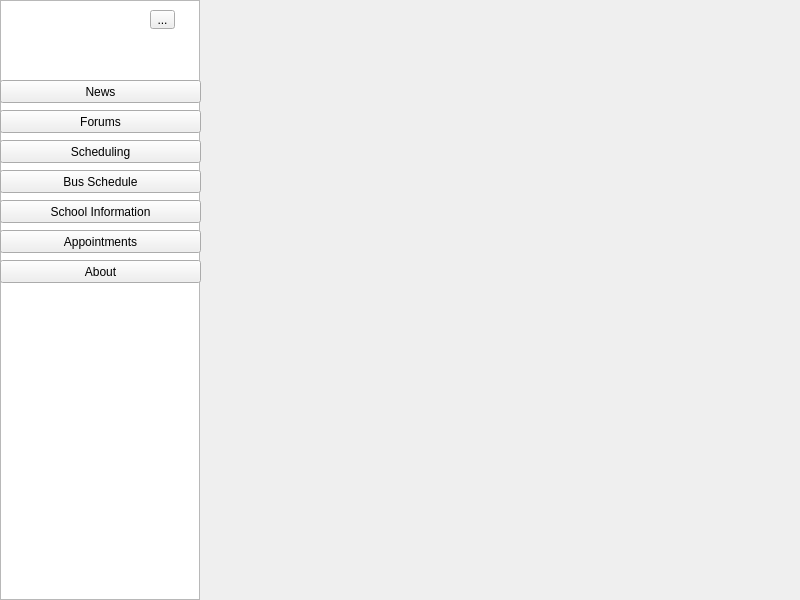
<?xml version="1.0" encoding="UTF-8"?>
<ui version="4.0">
 <class>HomeScreen</class>
 <widget class="QWidget" name="HomeScreen">
  <property name="geometry">
   <rect>
    <x>0</x>
    <y>0</y>
    <width>800</width>
    <height>600</height>
   </rect>
  </property>
  <property name="sizePolicy">
   <sizepolicy hsizetype="Fixed" vsizetype="Fixed">
    <horstretch>0</horstretch>
    <verstretch>0</verstretch>
   </sizepolicy>
  </property>
  <property name="minimumSize">
   <size>
    <width>0</width>
    <height>0</height>
   </size>
  </property>
  <property name="windowTitle">
   <string>Form</string>
  </property>
  <widget class="QStackedWidget" name="stackedWidget">
   <property name="geometry">
    <rect>
     <x>200</x>
     <y>0</y>
     <width>600</width>
     <height>600</height>
    </rect>
   </property>
   <property name="sizePolicy">
    <sizepolicy hsizetype="Fixed" vsizetype="Fixed">
     <horstretch>0</horstretch>
     <verstretch>0</verstretch>
    </sizepolicy>
   </property>
   <property name="currentIndex">
    <number>1</number>
   </property>
   <widget class="QWidget" name="News">
    <property name="sizePolicy">
     <sizepolicy hsizetype="Fixed" vsizetype="Fixed">
      <horstretch>0</horstretch>
      <verstretch>0</verstretch>
     </sizepolicy>
    </property>
    <widget class="QGraphicsView" name="NewsDisplay">
     <property name="geometry">
      <rect>
       <x>70</x>
       <y>160</y>
       <width>256</width>
       <height>192</height>
      </rect>
     </property>
    </widget>
   </widget>
   <widget class="QWidget" name="Forums">
    <property name="sizePolicy">
     <sizepolicy hsizetype="Fixed" vsizetype="Fixed">
      <horstretch>0</horstretch>
      <verstretch>0</verstretch>
     </sizepolicy>
    </property>
   </widget>
   <widget class="QWidget" name="Schedule">
    <property name="sizePolicy">
     <sizepolicy hsizetype="Fixed" vsizetype="Fixed">
      <horstretch>0</horstretch>
      <verstretch>0</verstretch>
     </sizepolicy>
    </property>
   </widget>
   <widget class="QWidget" name="BusSchedule">
    <property name="sizePolicy">
     <sizepolicy hsizetype="Fixed" vsizetype="Fixed">
      <horstretch>0</horstretch>
      <verstretch>0</verstretch>
     </sizepolicy>
    </property>
   </widget>
   <widget class="QWidget" name="SchoolInfo">
    <property name="sizePolicy">
     <sizepolicy hsizetype="Fixed" vsizetype="Fixed">
      <horstretch>0</horstretch>
      <verstretch>0</verstretch>
     </sizepolicy>
    </property>
   </widget>
   <widget class="QWidget" name="Appointments">
    <property name="sizePolicy">
     <sizepolicy hsizetype="Fixed" vsizetype="Fixed">
      <horstretch>0</horstretch>
      <verstretch>0</verstretch>
     </sizepolicy>
    </property>
   </widget>
   <widget class="QWidget" name="About">
    <property name="sizePolicy">
     <sizepolicy hsizetype="Fixed" vsizetype="Fixed">
      <horstretch>0</horstretch>
      <verstretch>0</verstretch>
     </sizepolicy>
    </property>
   </widget>
  </widget>
  <widget class="QListView" name="listView">
   <property name="geometry">
    <rect>
     <x>0</x>
     <y>0</y>
     <width>200</width>
     <height>600</height>
    </rect>
   </property>
   <property name="sizePolicy">
    <sizepolicy hsizetype="Fixed" vsizetype="Fixed">
     <horstretch>0</horstretch>
     <verstretch>0</verstretch>
    </sizepolicy>
   </property>
  </widget>
  <widget class="QToolButton" name="Settings">
   <property name="geometry">
    <rect>
     <x>150</x>
     <y>10</y>
     <width>25</width>
     <height>19</height>
    </rect>
   </property>
   <property name="text">
    <string>...</string>
   </property>
  </widget>
  <widget class="QPushButton" name="NewsButton">
   <property name="geometry">
    <rect>
     <x>0</x>
     <y>80</y>
     <width>201</width>
     <height>23</height>
    </rect>
   </property>
   <property name="sizePolicy">
    <sizepolicy hsizetype="Fixed" vsizetype="Fixed">
     <horstretch>0</horstretch>
     <verstretch>0</verstretch>
    </sizepolicy>
   </property>
   <property name="text">
    <string>News</string>
   </property>
  </widget>
  <widget class="QPushButton" name="ForumsButton">
   <property name="geometry">
    <rect>
     <x>0</x>
     <y>110</y>
     <width>201</width>
     <height>23</height>
    </rect>
   </property>
   <property name="sizePolicy">
    <sizepolicy hsizetype="Fixed" vsizetype="Fixed">
     <horstretch>0</horstretch>
     <verstretch>0</verstretch>
    </sizepolicy>
   </property>
   <property name="text">
    <string>Forums</string>
   </property>
  </widget>
  <widget class="QPushButton" name="SchedulingButton">
   <property name="geometry">
    <rect>
     <x>0</x>
     <y>140</y>
     <width>201</width>
     <height>23</height>
    </rect>
   </property>
   <property name="sizePolicy">
    <sizepolicy hsizetype="Fixed" vsizetype="Fixed">
     <horstretch>0</horstretch>
     <verstretch>0</verstretch>
    </sizepolicy>
   </property>
   <property name="text">
    <string>Scheduling</string>
   </property>
  </widget>
  <widget class="QPushButton" name="BusButton">
   <property name="geometry">
    <rect>
     <x>0</x>
     <y>170</y>
     <width>201</width>
     <height>23</height>
    </rect>
   </property>
   <property name="sizePolicy">
    <sizepolicy hsizetype="Fixed" vsizetype="Fixed">
     <horstretch>0</horstretch>
     <verstretch>0</verstretch>
    </sizepolicy>
   </property>
   <property name="text">
    <string>Bus Schedule</string>
   </property>
  </widget>
  <widget class="QPushButton" name="AppointmentsButton">
   <property name="geometry">
    <rect>
     <x>0</x>
     <y>230</y>
     <width>201</width>
     <height>23</height>
    </rect>
   </property>
   <property name="sizePolicy">
    <sizepolicy hsizetype="Fixed" vsizetype="Fixed">
     <horstretch>0</horstretch>
     <verstretch>0</verstretch>
    </sizepolicy>
   </property>
   <property name="text">
    <string>Appointments</string>
   </property>
  </widget>
  <widget class="QPushButton" name="SchoolInfoButton">
   <property name="geometry">
    <rect>
     <x>0</x>
     <y>200</y>
     <width>201</width>
     <height>23</height>
    </rect>
   </property>
   <property name="sizePolicy">
    <sizepolicy hsizetype="Fixed" vsizetype="Fixed">
     <horstretch>0</horstretch>
     <verstretch>0</verstretch>
    </sizepolicy>
   </property>
   <property name="text">
    <string>School Information</string>
   </property>
  </widget>
  <widget class="QPushButton" name="AboutButton">
   <property name="geometry">
    <rect>
     <x>0</x>
     <y>260</y>
     <width>201</width>
     <height>23</height>
    </rect>
   </property>
   <property name="sizePolicy">
    <sizepolicy hsizetype="Fixed" vsizetype="Fixed">
     <horstretch>0</horstretch>
     <verstretch>0</verstretch>
    </sizepolicy>
   </property>
   <property name="text">
    <string>About</string>
   </property>
  </widget>
 </widget>
 <resources/>
 <connections/>
</ui>
